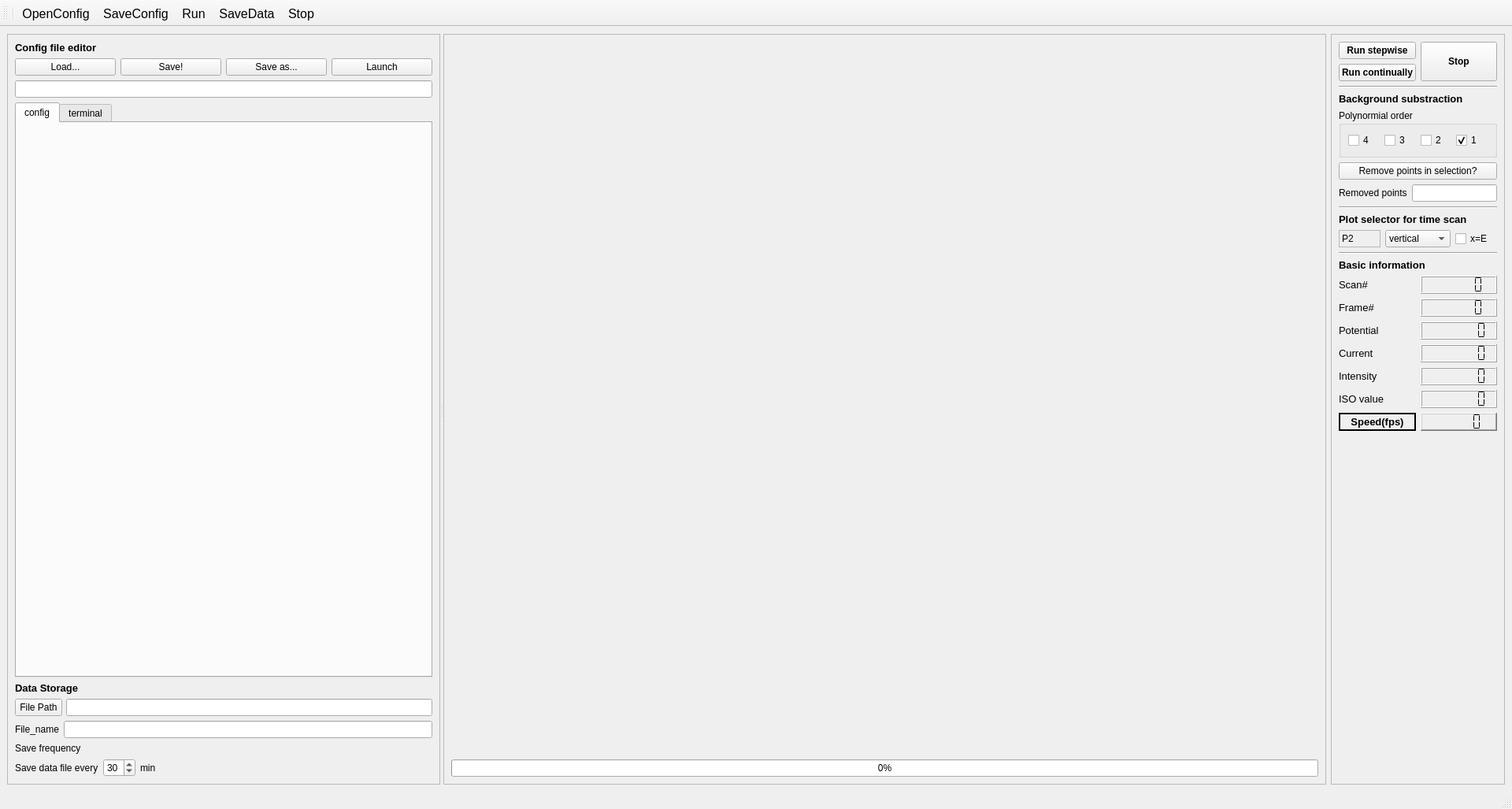
<?xml version="1.0" encoding="UTF-8"?>
<ui version="4.0">
 <class>MainWindow</class>
 <widget class="QMainWindow" name="MainWindow">
  <property name="enabled">
   <bool>true</bool>
  </property>
  <property name="geometry">
   <rect>
    <x>0</x>
    <y>0</y>
    <width>1920</width>
    <height>1027</height>
   </rect>
  </property>
  <property name="sizePolicy">
   <sizepolicy hsizetype="Preferred" vsizetype="Expanding">
    <horstretch>0</horstretch>
    <verstretch>0</verstretch>
   </sizepolicy>
  </property>
  <property name="maximumSize">
   <size>
    <width>16777215</width>
    <height>16777215</height>
   </size>
  </property>
  <property name="windowTitle">
   <string>MainWindow</string>
  </property>
  <widget class="QWidget" name="centralwidget">
   <layout class="QHBoxLayout" name="horizontalLayout_7">
    <item>
     <widget class="QSplitter" name="splitter">
      <property name="sizePolicy">
       <sizepolicy hsizetype="Preferred" vsizetype="Preferred">
        <horstretch>0</horstretch>
        <verstretch>0</verstretch>
       </sizepolicy>
      </property>
      <property name="orientation">
       <enum>Qt::Horizontal</enum>
      </property>
      <widget class="QFrame" name="frame">
       <property name="sizePolicy">
        <sizepolicy hsizetype="Expanding" vsizetype="Preferred">
         <horstretch>0</horstretch>
         <verstretch>0</verstretch>
        </sizepolicy>
       </property>
       <property name="maximumSize">
        <size>
         <width>550</width>
         <height>16777215</height>
        </size>
       </property>
       <property name="frameShape">
        <enum>QFrame::StyledPanel</enum>
       </property>
       <property name="frameShadow">
        <enum>QFrame::Raised</enum>
       </property>
       <layout class="QVBoxLayout" name="verticalLayout_2">
        <item>
         <widget class="QLabel" name="label">
          <property name="sizePolicy">
           <sizepolicy hsizetype="Fixed" vsizetype="Fixed">
            <horstretch>0</horstretch>
            <verstretch>0</verstretch>
           </sizepolicy>
          </property>
          <property name="font">
           <font>
            <pointsize>10</pointsize>
            <weight>75</weight>
            <bold>true</bold>
           </font>
          </property>
          <property name="text">
           <string>Config file editor</string>
          </property>
         </widget>
        </item>
        <item>
         <layout class="QHBoxLayout" name="horizontalLayout_2">
          <property name="sizeConstraint">
           <enum>QLayout::SetNoConstraint</enum>
          </property>
          <item>
           <widget class="QPushButton" name="open">
            <property name="sizePolicy">
             <sizepolicy hsizetype="Preferred" vsizetype="Fixed">
              <horstretch>0</horstretch>
              <verstretch>0</verstretch>
             </sizepolicy>
            </property>
            <property name="text">
             <string>Load...</string>
            </property>
           </widget>
          </item>
          <item>
           <widget class="QPushButton" name="save">
            <property name="sizePolicy">
             <sizepolicy hsizetype="Preferred" vsizetype="Fixed">
              <horstretch>0</horstretch>
              <verstretch>0</verstretch>
             </sizepolicy>
            </property>
            <property name="text">
             <string>Save!</string>
            </property>
           </widget>
          </item>
          <item>
           <widget class="QPushButton" name="saveas">
            <property name="sizePolicy">
             <sizepolicy hsizetype="Preferred" vsizetype="Fixed">
              <horstretch>0</horstretch>
              <verstretch>0</verstretch>
             </sizepolicy>
            </property>
            <property name="text">
             <string>Save as...</string>
            </property>
           </widget>
          </item>
          <item>
           <widget class="QPushButton" name="launch">
            <property name="sizePolicy">
             <sizepolicy hsizetype="Preferred" vsizetype="Fixed">
              <horstretch>0</horstretch>
              <verstretch>0</verstretch>
             </sizepolicy>
            </property>
            <property name="text">
             <string>Launch</string>
            </property>
           </widget>
          </item>
         </layout>
        </item>
        <item>
         <widget class="QLineEdit" name="lineEdit">
          <property name="sizePolicy">
           <sizepolicy hsizetype="Expanding" vsizetype="Fixed">
            <horstretch>0</horstretch>
            <verstretch>0</verstretch>
           </sizepolicy>
          </property>
          <property name="maximumSize">
           <size>
            <width>400000</width>
            <height>16777215</height>
           </size>
          </property>
         </widget>
        </item>
        <item>
         <widget class="QTabWidget" name="tabWidget">
          <property name="currentIndex">
           <number>0</number>
          </property>
          <widget class="QWidget" name="tab">
           <attribute name="title">
            <string>config</string>
           </attribute>
           <layout class="QHBoxLayout" name="horizontalLayout_9">
            <item>
             <widget class="SolverParameters" name="widget_config" native="true">
              <property name="sizePolicy">
               <sizepolicy hsizetype="Expanding" vsizetype="Expanding">
                <horstretch>0</horstretch>
                <verstretch>0</verstretch>
               </sizepolicy>
              </property>
             </widget>
            </item>
           </layout>
          </widget>
          <widget class="QWidget" name="tab_2">
           <attribute name="title">
            <string>terminal</string>
           </attribute>
           <layout class="QHBoxLayout" name="horizontalLayout_11">
            <item>
             <widget class="TerminalWidget" name="widget_terminal" native="true"/>
            </item>
           </layout>
          </widget>
         </widget>
        </item>
        <item>
         <widget class="QLabel" name="label_2">
          <property name="sizePolicy">
           <sizepolicy hsizetype="Fixed" vsizetype="Fixed">
            <horstretch>0</horstretch>
            <verstretch>0</verstretch>
           </sizepolicy>
          </property>
          <property name="font">
           <font>
            <pointsize>10</pointsize>
            <weight>75</weight>
            <bold>true</bold>
           </font>
          </property>
          <property name="text">
           <string>Data Storage</string>
          </property>
         </widget>
        </item>
        <item>
         <layout class="QHBoxLayout" name="horizontalLayout_3" stretch="0,0">
          <property name="spacing">
           <number>5</number>
          </property>
          <property name="sizeConstraint">
           <enum>QLayout::SetFixedSize</enum>
          </property>
          <item>
           <widget class="QPushButton" name="pushButton_filePath">
            <property name="sizePolicy">
             <sizepolicy hsizetype="Fixed" vsizetype="Fixed">
              <horstretch>0</horstretch>
              <verstretch>0</verstretch>
             </sizepolicy>
            </property>
            <property name="maximumSize">
             <size>
              <width>60</width>
              <height>16777215</height>
             </size>
            </property>
            <property name="text">
             <string>File Path</string>
            </property>
           </widget>
          </item>
          <item>
           <widget class="QLineEdit" name="lineEdit_data_file_path">
            <property name="sizePolicy">
             <sizepolicy hsizetype="Preferred" vsizetype="Fixed">
              <horstretch>0</horstretch>
              <verstretch>0</verstretch>
             </sizepolicy>
            </property>
            <property name="minimumSize">
             <size>
              <width>230</width>
              <height>0</height>
             </size>
            </property>
            <property name="maximumSize">
             <size>
              <width>350000</width>
              <height>16777215</height>
             </size>
            </property>
            <property name="inputMask">
             <string notr="true" extracomment="file_name.xlsx"/>
            </property>
            <property name="text">
             <string extracomment="file_name.xlsx"/>
            </property>
           </widget>
          </item>
         </layout>
        </item>
        <item>
         <layout class="QHBoxLayout" name="horizontalLayout_4">
          <property name="sizeConstraint">
           <enum>QLayout::SetFixedSize</enum>
          </property>
          <item>
           <widget class="QLabel" name="label_16">
            <property name="sizePolicy">
             <sizepolicy hsizetype="Fixed" vsizetype="Fixed">
              <horstretch>0</horstretch>
              <verstretch>0</verstretch>
             </sizepolicy>
            </property>
            <property name="text">
             <string>File_name</string>
            </property>
           </widget>
          </item>
          <item>
           <widget class="QLineEdit" name="lineEdit_data_file_name">
            <property name="sizePolicy">
             <sizepolicy hsizetype="Fixed" vsizetype="Fixed">
              <horstretch>0</horstretch>
              <verstretch>0</verstretch>
             </sizepolicy>
            </property>
            <property name="maximumSize">
             <size>
              <width>3500000</width>
              <height>16777215</height>
             </size>
            </property>
           </widget>
          </item>
         </layout>
        </item>
        <item>
         <widget class="QLabel" name="label_6">
          <property name="minimumSize">
           <size>
            <width>0</width>
            <height>13</height>
           </size>
          </property>
          <property name="text">
           <string>Save frequency</string>
          </property>
         </widget>
        </item>
        <item>
         <layout class="QHBoxLayout" name="horizontalLayout_5">
          <item>
           <widget class="QLabel" name="label_7">
            <property name="text">
             <string>Save data file every</string>
            </property>
           </widget>
          </item>
          <item>
           <widget class="QSpinBox" name="spinBox_save_frequency">
            <property name="value">
             <number>30</number>
            </property>
           </widget>
          </item>
          <item>
           <widget class="QLabel" name="label_8">
            <property name="text">
             <string>min</string>
            </property>
           </widget>
          </item>
          <item>
           <spacer name="horizontalSpacer">
            <property name="orientation">
             <enum>Qt::Horizontal</enum>
            </property>
            <property name="sizeHint" stdset="0">
             <size>
              <width>40</width>
              <height>20</height>
             </size>
            </property>
           </spacer>
          </item>
         </layout>
        </item>
       </layout>
      </widget>
      <widget class="QFrame" name="frame_2">
       <property name="sizePolicy">
        <sizepolicy hsizetype="Expanding" vsizetype="Preferred">
         <horstretch>0</horstretch>
         <verstretch>0</verstretch>
        </sizepolicy>
       </property>
       <property name="minimumSize">
        <size>
         <width>700</width>
         <height>0</height>
        </size>
       </property>
       <property name="frameShape">
        <enum>QFrame::StyledPanel</enum>
       </property>
       <property name="frameShadow">
        <enum>QFrame::Raised</enum>
       </property>
       <layout class="QVBoxLayout" name="verticalLayout">
        <item>
         <layout class="QVBoxLayout" name="verticalLayout_4">
          <property name="sizeConstraint">
           <enum>QLayout::SetMaximumSize</enum>
          </property>
          <item>
           <widget class="GraphicsLayoutWidget" name="widget_image" native="true">
            <property name="sizePolicy">
             <sizepolicy hsizetype="Expanding" vsizetype="Expanding">
              <horstretch>0</horstretch>
              <verstretch>0</verstretch>
             </sizepolicy>
            </property>
           </widget>
          </item>
          <item>
           <widget class="QProgressBar" name="progressBar">
            <property name="value">
             <number>0</number>
            </property>
           </widget>
          </item>
         </layout>
        </item>
       </layout>
      </widget>
     </widget>
    </item>
    <item>
     <widget class="QFrame" name="frame_3">
      <property name="sizePolicy">
       <sizepolicy hsizetype="Fixed" vsizetype="Preferred">
        <horstretch>0</horstretch>
        <verstretch>0</verstretch>
       </sizepolicy>
      </property>
      <property name="layoutDirection">
       <enum>Qt::LeftToRight</enum>
      </property>
      <property name="frameShape">
       <enum>QFrame::StyledPanel</enum>
      </property>
      <property name="frameShadow">
       <enum>QFrame::Raised</enum>
      </property>
      <layout class="QVBoxLayout" name="verticalLayout_3">
       <item>
        <layout class="QHBoxLayout" name="horizontalLayout_6">
         <item>
          <layout class="QVBoxLayout" name="verticalLayout_6">
           <item>
            <widget class="QPushButton" name="runstepwise">
             <property name="sizePolicy">
              <sizepolicy hsizetype="Preferred" vsizetype="Fixed">
               <horstretch>0</horstretch>
               <verstretch>0</verstretch>
              </sizepolicy>
             </property>
             <property name="font">
              <font>
               <weight>75</weight>
               <bold>true</bold>
              </font>
             </property>
             <property name="text">
              <string>Run stepwise</string>
             </property>
            </widget>
           </item>
           <item>
            <widget class="QPushButton" name="plot">
             <property name="sizePolicy">
              <sizepolicy hsizetype="Preferred" vsizetype="Fixed">
               <horstretch>0</horstretch>
               <verstretch>0</verstretch>
              </sizepolicy>
             </property>
             <property name="font">
              <font>
               <weight>75</weight>
               <bold>true</bold>
              </font>
             </property>
             <property name="text">
              <string>Run continually</string>
             </property>
            </widget>
           </item>
          </layout>
         </item>
         <item>
          <widget class="QPushButton" name="stopBtn">
           <property name="sizePolicy">
            <sizepolicy hsizetype="Preferred" vsizetype="Preferred">
             <horstretch>0</horstretch>
             <verstretch>0</verstretch>
            </sizepolicy>
           </property>
           <property name="font">
            <font>
             <weight>75</weight>
             <bold>true</bold>
            </font>
           </property>
           <property name="text">
            <string>Stop</string>
           </property>
          </widget>
         </item>
        </layout>
       </item>
       <item>
        <widget class="Line" name="line_3">
         <property name="orientation">
          <enum>Qt::Horizontal</enum>
         </property>
        </widget>
       </item>
       <item>
        <widget class="QLabel" name="label_4">
         <property name="font">
          <font>
           <pointsize>10</pointsize>
           <weight>75</weight>
           <bold>true</bold>
          </font>
         </property>
         <property name="text">
          <string>Background substraction</string>
         </property>
        </widget>
       </item>
       <item>
        <widget class="QGroupBox" name="groupBox_2">
         <property name="title">
          <string>Polynormial order</string>
         </property>
         <layout class="QHBoxLayout" name="horizontalLayout">
          <item>
           <widget class="QCheckBox" name="checkBox_order4">
            <property name="text">
             <string>4</string>
            </property>
           </widget>
          </item>
          <item>
           <widget class="QCheckBox" name="checkBox_order3">
            <property name="text">
             <string>3</string>
            </property>
           </widget>
          </item>
          <item>
           <widget class="QCheckBox" name="checkBox_order2">
            <property name="text">
             <string>2</string>
            </property>
           </widget>
          </item>
          <item>
           <widget class="QCheckBox" name="checkBox_order1">
            <property name="text">
             <string>1</string>
            </property>
            <property name="checked">
             <bool>true</bool>
            </property>
           </widget>
          </item>
         </layout>
        </widget>
       </item>
       <item>
        <widget class="QPushButton" name="pushButton_remove_current_point">
         <property name="text">
          <string>Remove points in selection?</string>
         </property>
        </widget>
       </item>
       <item>
        <layout class="QHBoxLayout" name="horizontalLayout_10">
         <item>
          <widget class="QLabel" name="label_22">
           <property name="text">
            <string>Removed points</string>
           </property>
          </widget>
         </item>
         <item>
          <widget class="QLineEdit" name="lineEdit_abnormal_points"/>
         </item>
        </layout>
       </item>
       <item>
        <widget class="Line" name="line_2">
         <property name="orientation">
          <enum>Qt::Horizontal</enum>
         </property>
        </widget>
       </item>
       <item>
        <widget class="QLabel" name="label_5">
         <property name="sizePolicy">
          <sizepolicy hsizetype="Preferred" vsizetype="Fixed">
           <horstretch>0</horstretch>
           <verstretch>0</verstretch>
          </sizepolicy>
         </property>
         <property name="font">
          <font>
           <pointsize>10</pointsize>
           <weight>75</weight>
           <bold>true</bold>
          </font>
         </property>
         <property name="text">
          <string>Plot selector for time scan</string>
         </property>
        </widget>
       </item>
       <item>
        <layout class="QGridLayout" name="gridLayout_3">
         <property name="horizontalSpacing">
          <number>6</number>
         </property>
         <item row="0" column="1">
          <widget class="QComboBox" name="comboBox_p2">
           <item>
            <property name="text">
             <string>vertical</string>
            </property>
           </item>
           <item>
            <property name="text">
             <string>horizontal</string>
            </property>
           </item>
          </widget>
         </item>
         <item row="0" column="0">
          <widget class="QLabel" name="label_21">
           <property name="frameShape">
            <enum>QFrame::StyledPanel</enum>
           </property>
           <property name="text">
            <string>P2</string>
           </property>
          </widget>
         </item>
         <item row="0" column="2">
          <widget class="QCheckBox" name="checkBox_x_channel">
           <property name="text">
            <string>x=E</string>
           </property>
          </widget>
         </item>
        </layout>
       </item>
       <item>
        <widget class="Line" name="line">
         <property name="orientation">
          <enum>Qt::Horizontal</enum>
         </property>
        </widget>
       </item>
       <item>
        <widget class="QLabel" name="label_9">
         <property name="sizePolicy">
          <sizepolicy hsizetype="Fixed" vsizetype="Fixed">
           <horstretch>0</horstretch>
           <verstretch>0</verstretch>
          </sizepolicy>
         </property>
         <property name="font">
          <font>
           <pointsize>10</pointsize>
           <weight>75</weight>
           <bold>true</bold>
          </font>
         </property>
         <property name="text">
          <string>Basic information</string>
         </property>
        </widget>
       </item>
       <item>
        <layout class="QGridLayout" name="gridLayout_5">
         <item row="0" column="0">
          <layout class="QGridLayout" name="gridLayout">
           <item row="0" column="0">
            <widget class="QLabel" name="label_10">
             <property name="font">
              <font>
               <pointsize>10</pointsize>
              </font>
             </property>
             <property name="text">
              <string>Scan#</string>
             </property>
            </widget>
           </item>
           <item row="1" column="0">
            <widget class="QLabel" name="label_11">
             <property name="font">
              <font>
               <pointsize>10</pointsize>
              </font>
             </property>
             <property name="text">
              <string>Frame#</string>
             </property>
            </widget>
           </item>
           <item row="2" column="0">
            <widget class="QLabel" name="label_12">
             <property name="font">
              <font>
               <pointsize>10</pointsize>
              </font>
             </property>
             <property name="text">
              <string>Potential</string>
             </property>
            </widget>
           </item>
           <item row="3" column="0">
            <widget class="QLabel" name="label_13">
             <property name="font">
              <font>
               <pointsize>10</pointsize>
              </font>
             </property>
             <property name="text">
              <string>Current</string>
             </property>
            </widget>
           </item>
           <item row="4" column="0">
            <widget class="QLabel" name="label_14">
             <property name="font">
              <font>
               <pointsize>10</pointsize>
              </font>
             </property>
             <property name="text">
              <string>Intensity</string>
             </property>
            </widget>
           </item>
           <item row="5" column="0">
            <widget class="QLabel" name="label_15">
             <property name="font">
              <font>
               <pointsize>10</pointsize>
              </font>
             </property>
             <property name="text">
              <string>ISO value</string>
             </property>
            </widget>
           </item>
          </layout>
         </item>
         <item row="0" column="1">
          <layout class="QGridLayout" name="gridLayout_2">
           <item row="4" column="0">
            <widget class="QLCDNumber" name="lcdNumber_intensity">
             <property name="font">
              <font>
               <family>Times New Roman</family>
               <weight>50</weight>
               <bold>false</bold>
              </font>
             </property>
             <property name="smallDecimalPoint">
              <bool>true</bool>
             </property>
             <property name="digitCount">
              <number>6</number>
             </property>
             <property name="segmentStyle">
              <enum>QLCDNumber::Flat</enum>
             </property>
            </widget>
           </item>
           <item row="1" column="0">
            <widget class="QLCDNumber" name="lcdNumber_frame_number">
             <property name="font">
              <font>
               <family>Times New Roman</family>
               <weight>50</weight>
               <bold>false</bold>
               <kerning>false</kerning>
              </font>
             </property>
             <property name="smallDecimalPoint">
              <bool>false</bool>
             </property>
             <property name="digitCount">
              <number>6</number>
             </property>
             <property name="segmentStyle">
              <enum>QLCDNumber::Flat</enum>
             </property>
             <property name="intValue" stdset="0">
              <number>0</number>
             </property>
            </widget>
           </item>
           <item row="2" column="0">
            <widget class="QLCDNumber" name="lcdNumber_potential">
             <property name="font">
              <font>
               <family>Times New Roman</family>
               <weight>50</weight>
               <bold>false</bold>
              </font>
             </property>
             <property name="smallDecimalPoint">
              <bool>true</bool>
             </property>
             <property name="digitCount">
              <number>6</number>
             </property>
             <property name="segmentStyle">
              <enum>QLCDNumber::Flat</enum>
             </property>
            </widget>
           </item>
           <item row="3" column="0">
            <widget class="QLCDNumber" name="lcdNumber_current">
             <property name="font">
              <font>
               <family>Times New Roman</family>
               <weight>50</weight>
               <bold>false</bold>
              </font>
             </property>
             <property name="layoutDirection">
              <enum>Qt::LeftToRight</enum>
             </property>
             <property name="smallDecimalPoint">
              <bool>true</bool>
             </property>
             <property name="digitCount">
              <number>6</number>
             </property>
             <property name="segmentStyle">
              <enum>QLCDNumber::Flat</enum>
             </property>
            </widget>
           </item>
           <item row="0" column="0">
            <widget class="QLCDNumber" name="lcdNumber_scan_number">
             <property name="font">
              <font>
               <family>Times New Roman</family>
               <weight>50</weight>
               <bold>false</bold>
               <stylestrategy>NoAntialias</stylestrategy>
              </font>
             </property>
             <property name="smallDecimalPoint">
              <bool>false</bool>
             </property>
             <property name="digitCount">
              <number>6</number>
             </property>
             <property name="mode">
              <enum>QLCDNumber::Dec</enum>
             </property>
             <property name="segmentStyle">
              <enum>QLCDNumber::Flat</enum>
             </property>
             <property name="value" stdset="0">
              <double>0.000000000000000</double>
             </property>
             <property name="intValue" stdset="0">
              <number>0</number>
             </property>
            </widget>
           </item>
           <item row="5" column="0">
            <widget class="QLCDNumber" name="lcdNumber_iso">
             <property name="font">
              <font>
               <family>Times New Roman</family>
               <weight>50</weight>
               <bold>false</bold>
              </font>
             </property>
             <property name="smallDecimalPoint">
              <bool>true</bool>
             </property>
             <property name="digitCount">
              <number>6</number>
             </property>
             <property name="segmentStyle">
              <enum>QLCDNumber::Flat</enum>
             </property>
            </widget>
           </item>
          </layout>
         </item>
         <item row="1" column="0">
          <widget class="QLabel" name="label_20">
           <property name="font">
            <font>
             <pointsize>10</pointsize>
             <weight>75</weight>
             <bold>true</bold>
            </font>
           </property>
           <property name="layoutDirection">
            <enum>Qt::RightToLeft</enum>
           </property>
           <property name="frameShape">
            <enum>QFrame::WinPanel</enum>
           </property>
           <property name="text">
            <string>Speed(fps)</string>
           </property>
           <property name="alignment">
            <set>Qt::AlignCenter</set>
           </property>
          </widget>
         </item>
         <item row="1" column="1">
          <widget class="QLCDNumber" name="lcdNumber_speed">
           <property name="font">
            <font>
             <family>Times New Roman</family>
             <pointsize>8</pointsize>
             <weight>75</weight>
             <italic>false</italic>
             <bold>true</bold>
             <underline>false</underline>
             <strikeout>false</strikeout>
             <kerning>true</kerning>
            </font>
           </property>
           <property name="frameShape">
            <enum>QFrame::WinPanel</enum>
           </property>
           <property name="smallDecimalPoint">
            <bool>true</bool>
           </property>
           <property name="segmentStyle">
            <enum>QLCDNumber::Flat</enum>
           </property>
          </widget>
         </item>
        </layout>
       </item>
       <item>
        <spacer name="verticalSpacer">
         <property name="orientation">
          <enum>Qt::Vertical</enum>
         </property>
         <property name="sizeHint" stdset="0">
          <size>
           <width>20</width>
           <height>40</height>
          </size>
         </property>
        </spacer>
       </item>
      </layout>
     </widget>
    </item>
   </layout>
  </widget>
  <widget class="QMenuBar" name="menubar">
   <property name="geometry">
    <rect>
     <x>0</x>
     <y>0</y>
     <width>1920</width>
     <height>24</height>
    </rect>
   </property>
  </widget>
  <widget class="QStatusBar" name="statusbar"/>
  <widget class="QToolBar" name="toolBar">
   <property name="font">
    <font>
     <pointsize>12</pointsize>
     <weight>50</weight>
     <italic>false</italic>
     <bold>false</bold>
     <underline>false</underline>
     <strikeout>false</strikeout>
    </font>
   </property>
   <property name="windowTitle">
    <string>toolBar</string>
   </property>
   <attribute name="toolBarArea">
    <enum>TopToolBarArea</enum>
   </attribute>
   <attribute name="toolBarBreak">
    <bool>false</bool>
   </attribute>
   <addaction name="separator"/>
   <addaction name="actionOpenConfig"/>
   <addaction name="actionSaveConfig"/>
   <addaction name="actionRun"/>
   <addaction name="actionSaveData"/>
   <addaction name="actionStop"/>
  </widget>
  <action name="actionOpenConfig">
   <property name="icon">
    <iconset>
     <normaloff>icons/open.png</normaloff>
     <normalon>../../../icons/blue-folder--arrow.png</normalon>icons/open.png</iconset>
   </property>
   <property name="text">
    <string>OpenConfig</string>
   </property>
  </action>
  <action name="actionSaveConfig">
   <property name="icon">
    <iconset>
     <normaloff>icons/save.png</normaloff>
     <normalon>../../../icons/application-dock-270.png</normalon>icons/save.png</iconset>
   </property>
   <property name="text">
    <string>SaveConfig</string>
   </property>
  </action>
  <action name="actionRun">
   <property name="icon">
    <iconset>
     <normaloff>icons/run.png</normaloff>
     <normalon>../../../icons/battery-charge.png</normalon>icons/run.png</iconset>
   </property>
   <property name="text">
    <string>Run</string>
   </property>
  </action>
  <action name="actionSaveData">
   <property name="icon">
    <iconset>
     <normaloff>icons/save_data.png</normaloff>
     <normalon>../../../icons/disc--plus.png</normalon>icons/save_data.png</iconset>
   </property>
   <property name="text">
    <string>SaveData</string>
   </property>
  </action>
  <action name="actionStop">
   <property name="icon">
    <iconset>
     <normaloff>icons/stop.png</normaloff>
     <normalon>../../../icons/clapperboard--minus.png</normalon>icons/stop.png</iconset>
   </property>
   <property name="text">
    <string>Stop</string>
   </property>
  </action>
 </widget>
 <customwidgets>
  <customwidget>
   <class>TerminalWidget</class>
   <extends>QWidget</extends>
   <header location="global">terminal_widget.h</header>
   <container>1</container>
  </customwidget>
  <customwidget>
   <class>GraphicsLayoutWidget</class>
   <extends>QWidget</extends>
   <header location="global">pyqtgraph.h</header>
   <container>1</container>
  </customwidget>
  <customwidget>
   <class>SolverParameters</class>
   <extends>QWidget</extends>
   <header>parameter_tree_xrv.h</header>
   <container>1</container>
  </customwidget>
 </customwidgets>
 <resources/>
 <connections/>
</ui>
